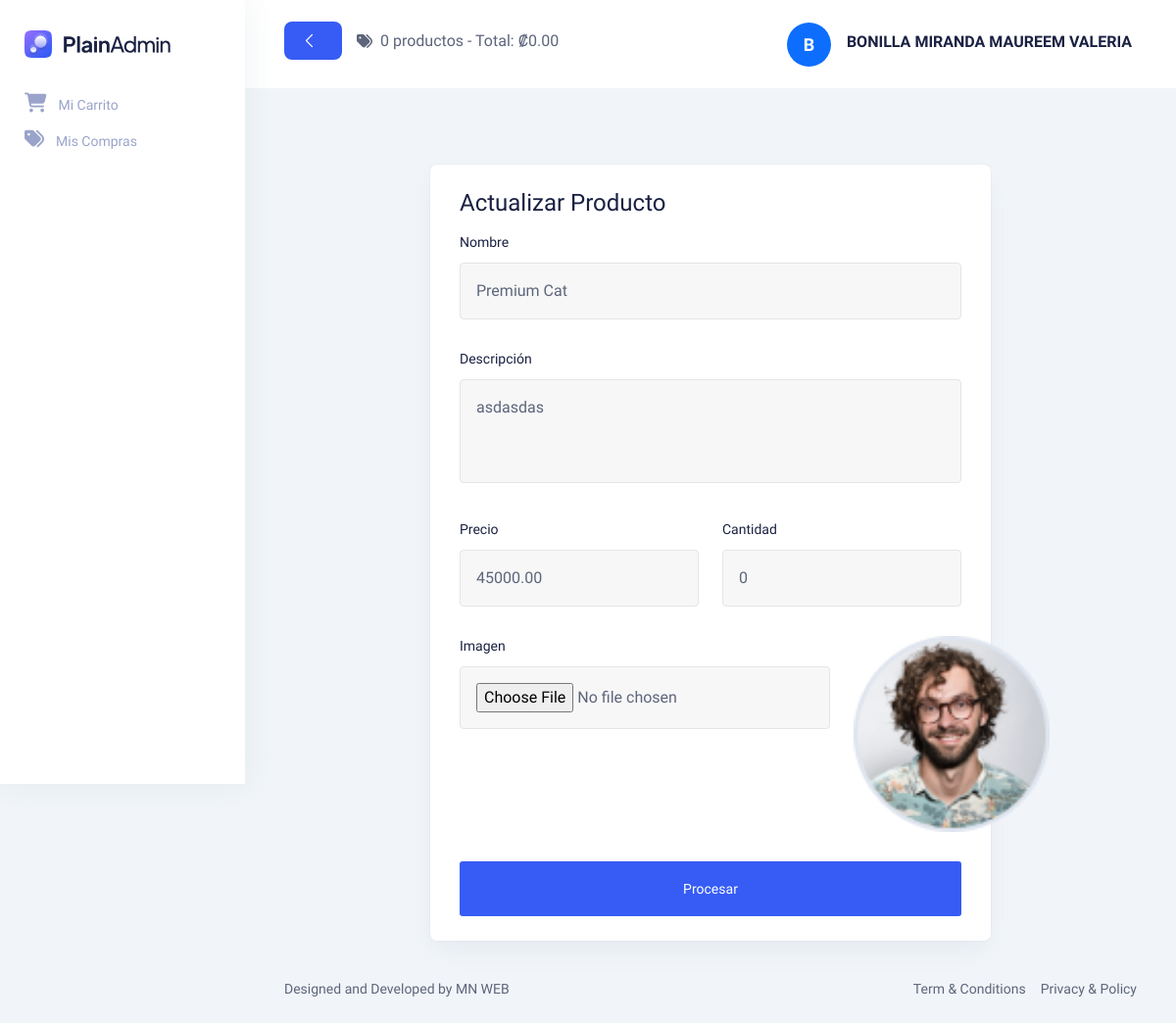
/View/vProducto/actualizarProducto.php?id=4 (signed in), run on the app's committed database.
### tables this page shows
CREATE TABLE `tproducto` (
  `Consecutivo` int(11) NOT NULL AUTO_INCREMENT,
  `Nombre` varchar(100) NOT NULL,
  `Precio` decimal(10,2) NOT NULL,
  `Descripcion` varchar(1000) NOT NULL,
  `Cantidad` int(11) NOT NULL,
  `Imagen` varchar(100) NOT NULL,
  `Estado` bit(1) NOT NULL,
  PRIMARY KEY (`Consecutivo`),
  UNIQUE KEY `UK_Nombre` (`Nombre`)
);

### Model/ProductoModel.php (called while the page is built, shortened)
<?php
function ConsultarProductoModel($consecutivoProducto)
{
    try
    {
        $context = OpenDatabase();
        $sp = "CALL sp_ConsultarProducto('$consecutivoProducto')";
        $result = $context -> query($sp);
        $datos = null;
        while($fila = $result -> fetch_assoc())
        {
            $datos = $fila;
        }
        return $datos;
    }
    catch (Exception $e)
    {
        return null;
    }
}

### Controller/ProductoController.php (called while the page is built, shortened)
<?php
include_once $_SERVER["DOCUMENT_ROOT"]."/SC-502-Ambiente-Web-Cliente-Servidor/Model/ProductoModel.php";
function ConsultarProducto($consecutivoProducto)
{
    return ConsultarProductoModel($consecutivoProducto);
}

### View/vProducto/actualizarProducto.php (the view, shortened to what this page needs)
<?php
include_once $_SERVER["DOCUMENT_ROOT"] . "/SC-502-Ambiente-Web-Cliente-Servidor/View/layout.php";
include_once $_SERVER["DOCUMENT_ROOT"] . "/SC-502-Ambiente-Web-Cliente-Servidor/Controller/ProductoController.php";
$datosProducto = ConsultarProducto($_GET["id"]);
?>
<!DOCTYPE html>
<html lang="en">
<body>
    <main class="main-wrapper">
        <section class="section">
            <div class="container-fluid">
                <div class="title-wrapper pt-30">
                    <div class="row align-items-center">
                        <div class="col-md-8 mx-auto">
                            <div class="card-style mt-5">
                                <h3 class="mb-15">Actualizar Producto</h3>
                                <form id="formActualizarProducto" action="" method="POST" enctype="multipart/form-data">
                                    <div class="row">
                                        <div class="col-12">
                                            <div class="input-style-1">
                                                <label>Nombre</label>
                                                <input type="text" placeholder="Nombre"
                                                    id="Nombre" name="Nombre"
                                                    value="<?php echo $datosProducto['Nombre']; ?>" />
                                            </div>
                                        </div>
                                        <div class="col-12">
                                            <div class="input-style-1">
                                                <label>Descripción</label>
                                                <textarea type="text" placeholder="Descripción"
                                                    id="Descripcion" name="Descripcion" rows="3" ><?php echo $datosProducto['Descripcion']; ?></textarea>
                                            </div>
                                        </div>
                                        <div class="col-6">
                                            <div class="input-style-1">
                                                <label>Precio</label>
                                                <input type="text" placeholder="Precio"
                                                    id="Precio" name="Precio" value="<?php echo $datosProducto['Precio']; ?>" />
                                            </div>
                                        </div>
                                        <div class="col-6">
                                            <div class="input-style-1">
                                                <label>Cantidad</label>
                                                <input type="text" placeholder="Cantidad"
                                                    id="Cantidad" name="Cantidad" value="<?php echo $datosProducto['Cantidad']; ?>" />
                                            </div>
                                        </div>
                                         <div class="col-9">
                                            <div class="input-style-1">
                                                <label>Imagen</label>
                                                <input type="file" id="ImagenProducto" name="ImagenProducto" />
                                            </div>
                                        </div>
                                        <div class="col-3">
                                            <div class="input-style-1">
                                                <img src="<?php echo $datosProducto['Imagen']; ?>" alt="Imagen del producto" width="200" />
                                            </div>
                                        </div>
                                        <div class="col-12">
                                            <div class="button-group d-flex justify-content-center flex-wrap">
                                                <button type="submit" id="btnActualizarProducto" name="btnActualizarProducto"
                                                    class="main-btn primary-btn btn-hover w-100 text-center">
                                                    Procesar
                                                </button>
                                            </div>
                                        </div>
                                    </div>
                                </form>
                            </div>
                        </div>
                    </div>
                </div>
            </div>
        </section>
    </main>
</body>
</html>

### View/assets/css/fullcalendar.css (style rules this page uses)
:root { --fc-daygrid-event-dot-width:8px;--fc-list-event-dot-width:10px;--fc-list-event-hover-bg-color:#f5f5f5 }

### data on the page
tproducto: Nombre "Premium Cat", Descripcion "asdasdas", Precio "45000.00", Cantidad "0", Imagen (picture)

### other printed values
$totalCantidad "0"
$totalPago "0.00"
substr($nombreUsuario, 0, 1) "B"
$nombreUsuario "BONILLA MIRANDA MAUREEM VALERIA"
